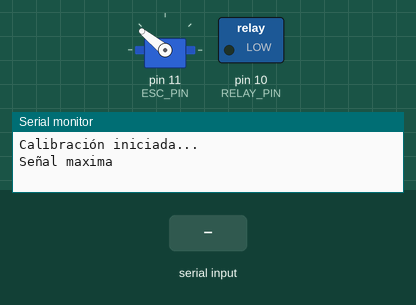
A sketch run on a simulated Arduino Uno, built with avr-gcc and run on an emulated ATmega328P. Parts: servo, switched loads named in the sketch (green lamp = pin HIGH), the last lines printed to the serial monitor. The test bench sets the inputs (shaded band).

Above: at 0.1 s.
At 5.1 s:
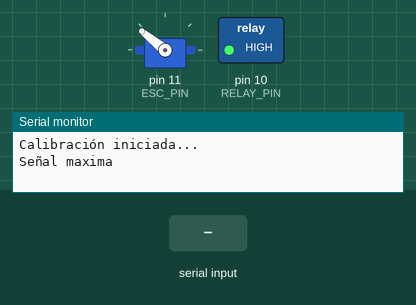
At 13.3 s:
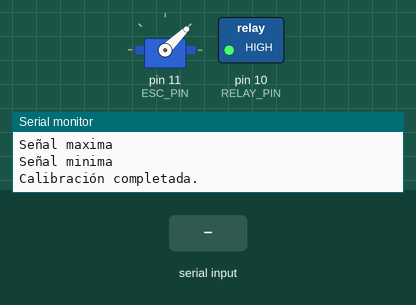
13.4 s: "90,45\n" received over Serial
Timing chart, 0 to 16.4 s (numbered marks = the images above; inputs shaded):
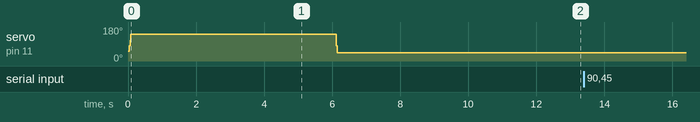

The sketch:

codigoMotor.ino
```cpp
#include <Servo.h>

// Definiciones para pines
#define ESC_PIN 11  // Pin para controlar el ESC
#define RELAY_PIN 10 // Pin para el relé que controla la alimentación del ESC

Servo esc;

int velocidad_actual = 1000;

void setup() {
  Serial.begin(9600);
  pinMode(RELAY_PIN, OUTPUT);
  esc.attach(ESC_PIN);
  esc.writeMicroseconds(0);
  Serial.println("Ingrese un valor de microsegundos entre 1000 y 2000:");
  //digitalWrite(RELAY_PIN, HIGH); // Mantiene la alimentacion del ESC encendida
  Serial.println("Calibración iniciada...");

  // Apagar el relé
  digitalWrite(RELAY_PIN, LOW);
  escribirVelocidadEnESC(2000); // Señal máxima
  Serial.println("Señal maxima");
  delay(5000);

  // Encender el relé
  digitalWrite(RELAY_PIN, HIGH);
  delay(1000);
  escribirVelocidadEnESC(1000); // Señal mínima
  Serial.println("Señal minima");
  delay(6000);

  Serial.println("Calibración completada.");
}

void loop() {
  if (Serial.available() > 0) {
    int velocidad = Serial.parseInt();  // Leer el valor en microsegundos desde la consola serial
    Serial.print(velocidad);
    if (velocidad >= 1000 && velocidad <= 2000) {
      escribirVelocidadEnESC(velocidad);
      Serial.print("Señal ajustada a: ");
      Serial.print(velocidad_actual);
      Serial.println(" microsegundos");
    } else {
      Serial.println("Por favor ingrese un valor entre 1000 y 2000 microsegundos.");
    }
  }
}

void escribirVelocidadEnESC(int velocidad) {
  int diferencia = velocidad - velocidad_actual;
  // Crea una rampa ascendente o descendente hasta alcanzar la velocidad deseada
  for (int i = 0; i < abs(diferencia); i++) {
    if (diferencia > 0) {
      velocidad_actual ++;
    } else if (diferencia < 0) {
      velocidad_actual --;
    }
    esc.writeMicroseconds(velocidad_actual);
  }
}
```
